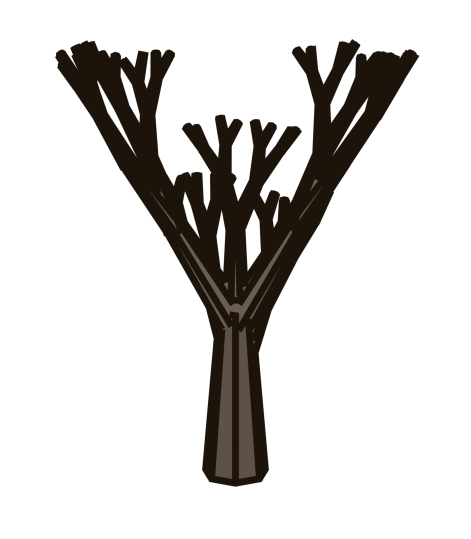
#> input picture docs/experiments/prison/blender/tree_21_raw.png, 942 x 1077 px (shown at 1/2 size); its folder holds 4 pictures in this run
$ python finish_prison_trees.py
#> lines starting #> are read from the running program, lines starting #| are printed output that depends on the picture; after the words box and inside, x2 and y2 are one past the last pixel; in counts of white or black regions, pixels touching at a corner belong together
"""Second half of make_prison_trees_blender.py: raw 3x renders -> 314 x 359 sprites with a soft ground shadow (same recipe as make_trees_extra.py) in assets/trees."""
import os
from PIL import Image, ImageDraw, ImageFilter
ROOT = os.path.dirname(os.path.dirname(os.path.abspath(__file__)))
RAW = os.path.join(ROOT, "docs/experiments/prison/blender")
W, H = 314, 359
for name in ("tree_21", "tree_22", "tree_23", "tree_24"):
    im = Image.open(os.path.join(RAW, name + "_raw.png")).convert("RGBA").resize((W, H), Image.LANCZOS)
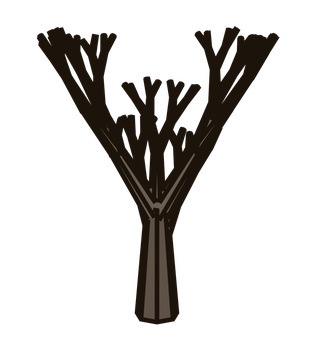
#> im: PIL image 314x359 RGBA; mean R, G, B, A 6.8, 4.9, 3.3, 46.3; transparent parts drawn white
    # the foot of the sprite sits at y 338 like the others: shift by the lowest opaque row
    bb = im.getchannel("A").getbbox()
#> bb = (34, 24, 282, 327)
    dy = 336 - bb[3]
#> dy = 9
    im2 = Image.new("RGBA", (W, H), (0, 0, 0, 0)); im2.alpha_composite(im, (0, dy))
#> after `im2 = Image.new('RGBA', (W, H), (0, 0, 0, 0))`: im2: PIL image 314x359 RGBA; every value is 0
#> after `im2.alpha_composite(im, (0, dy))`:
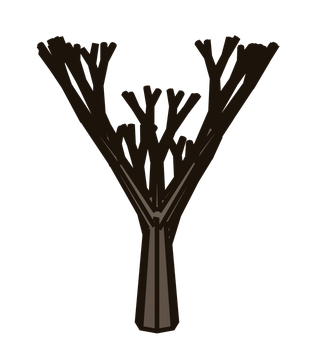
#> im2: PIL image 314x359 RGBA; mean R, G, B, A 6.8, 4.9, 3.3, 46.3; transparent parts drawn white
    base = Image.new("L", (W, H), 0)
#> base: PIL image 314x359 L; every value is 0
    ImageDraw.Draw(base).ellipse([80, 308, 250, 356], fill=90)
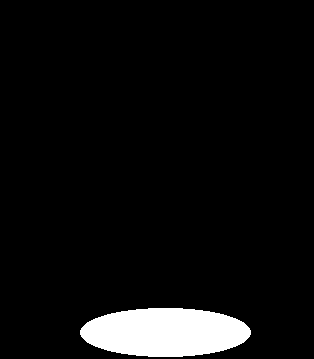
#> base: PIL image 314x359 L; values 0 (black) and 90 (white), 5.8% white; 1 white region, box (x1, y1, x2, y2) and area: (80, 308, 251, 357) 6591
    sh = Image.new("RGBA", (W, H), (0, 0, 0, 0)); sh.putalpha(base.filter(ImageFilter.GaussianBlur(8)))
#> after `sh.putalpha(base.filter(ImageFilter.GaussianBlur(8)))`:
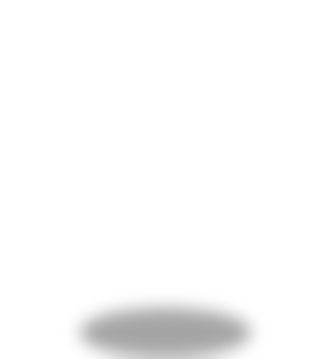
#> sh: PIL image 314x359 RGBA; mean R, G, B, A 0, 0, 0, 5.2; transparent parts drawn white
    out = Image.new("RGBA", (W, H), (0, 0, 0, 0)); out.alpha_composite(sh); out.alpha_composite(im2)
#> after `out.alpha_composite(im2)`:
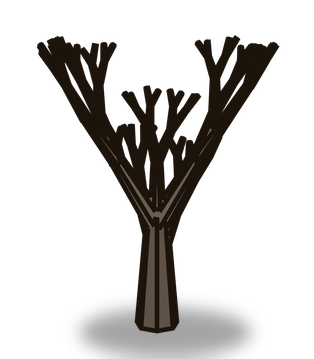
#> out: PIL image 314x359 RGBA; mean R, G, B, A 6.8, 4.9, 3.3, 50.7; transparent parts drawn white
    out.save(os.path.join(ROOT, "assets/trees", name + ".png"))
#> pass 2 of the loop `for name in ("tree_21", "tree_22", "tree_23", "tree_24"):`:
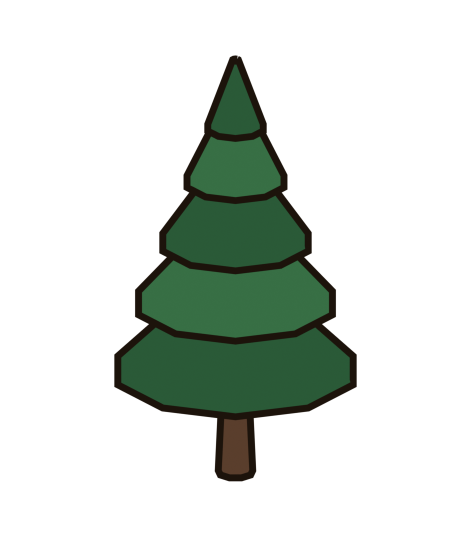
#> input picture docs/experiments/prison/blender/tree_22_raw.png, 942 x 1077 px (shown at 1/2 size)
#> `im = Image.open(os.path.join(RAW, name + "_raw.png")).convert("RGBA")...`:
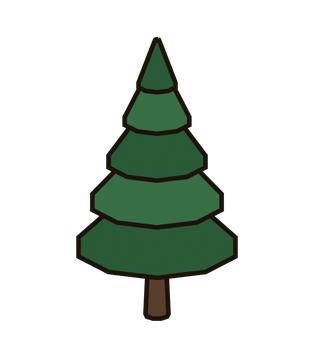
#> im: PIL image 314x359 RGBA; mean R, G, B, A 9, 16.1, 9.9, 51.5; transparent parts drawn white
#> bb = (74, 34, 240, 324)
#> dy = 12
#> `out.alpha_composite(im2)`:
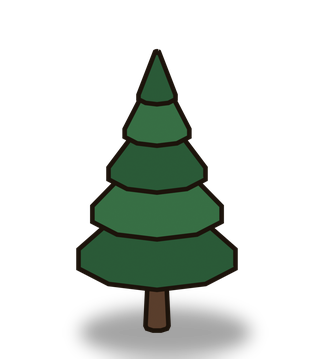
#> out: PIL image 314x359 RGBA; mean R, G, B, A 9, 16.1, 9.9, 56.1; transparent parts drawn white
#> pass 3 of the loop `for name in ("tree_21", "tree_22", "tree_23", "tree_24"):`:
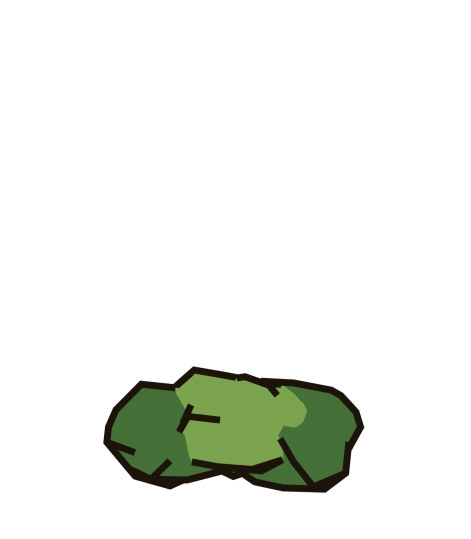
#> input picture docs/experiments/prison/blender/tree_23_raw.png, 942 x 1077 px (shown at 1/2 size)
#> `im = Image.open(os.path.join(RAW, name + "_raw.png")).convert("RGBA")...`:
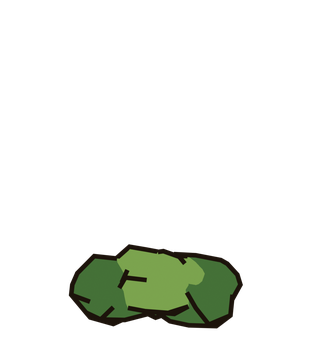
#> im: PIL image 314x359 RGBA; mean R, G, B, A 7.6, 10.4, 5.1, 25.2; transparent parts drawn white
#> bb = (66, 242, 245, 331)
#> dy = 5
#> `out.alpha_composite(im2)`:
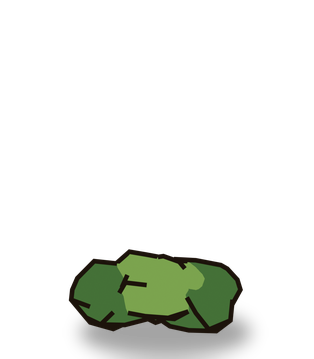
#> out: PIL image 314x359 RGBA; mean R, G, B, A 7.5, 10.4, 5.1, 28.4; transparent parts drawn white
#> the loop made 4 passes; the first 3 are shown
